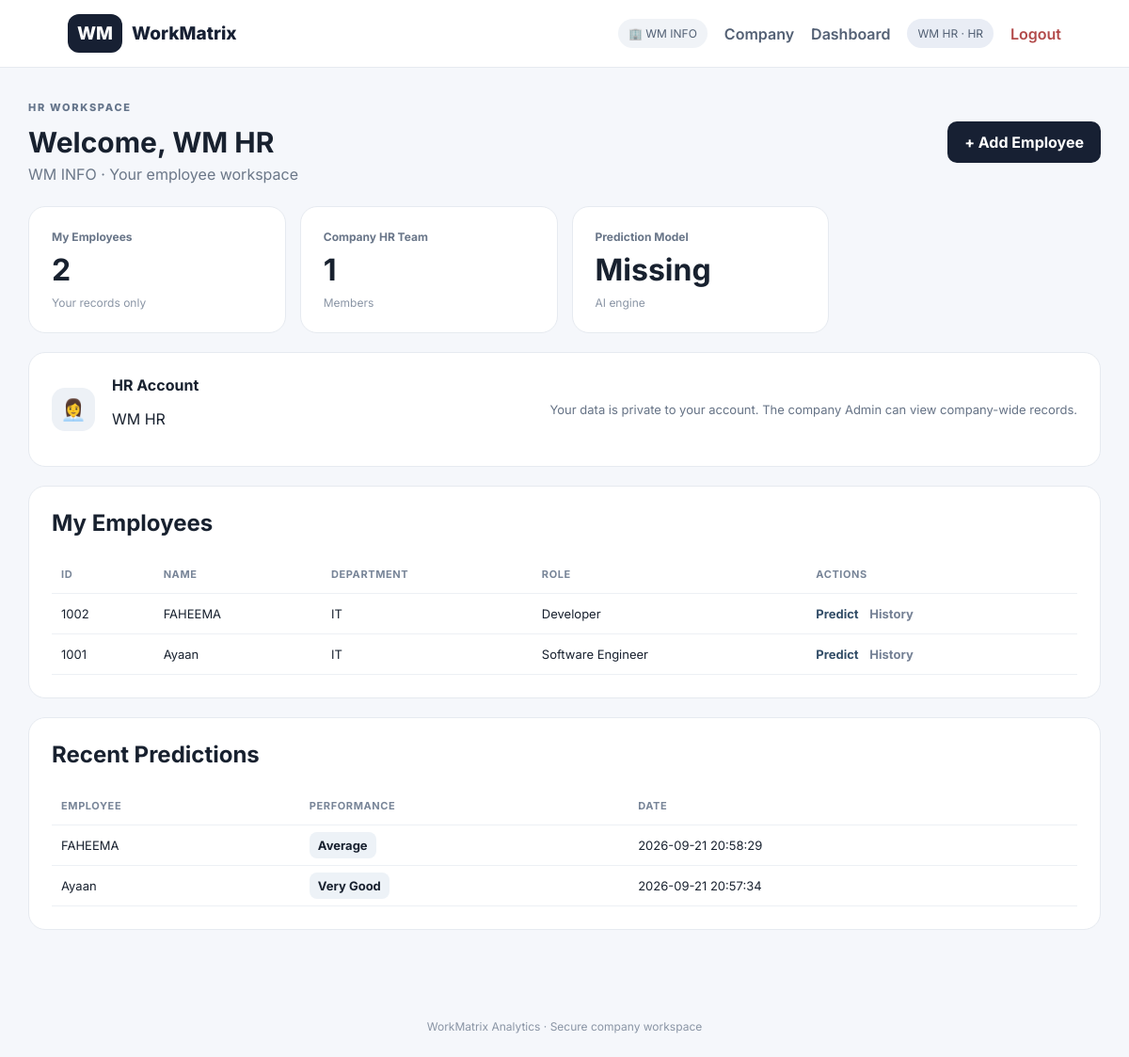
Screenshot of /hr (signed in) with the database file from the repository.
### tables this page shows
CREATE TABLE companies(
        id INTEGER PRIMARY KEY AUTOINCREMENT,
        name TEXT UNIQUE NOT NULL,
        created_at TEXT NOT NULL);

CREATE TABLE employees(
        id INTEGER PRIMARY KEY AUTOINCREMENT, employee_id TEXT,
        name TEXT, age REAL, years_experience REAL, department TEXT,
        job_role TEXT, created_by TEXT, created_at TEXT, company_id INTEGER);

CREATE TABLE predictions(
        id INTEGER PRIMARY KEY AUTOINCREMENT, employee_id TEXT,
        attendance_rate REAL, training_hours REAL, overtime_hours REAL,
        projects_completed REAL, satisfaction_score REAL, work_life_balance REAL,
        salary REAL, experience_per_age REAL, attendance_training REAL,
        salary_per_experience REAL, prediction TEXT, created_by TEXT,
        created_at TEXT, company_id INTEGER);

### app.py (the view)
@app.route("/hr")
@required("hr")
def hr_dashboard():
    c = db(); cid = session["company_id"]; uid = session["user"]
    employees = execute(c, """SELECT * FROM employees WHERE company_id=? AND created_by=?
                           ORDER BY id DESC""", (cid, uid)).fetchall()
    predictions = execute(c, """SELECT p.*,e.name FROM predictions p LEFT JOIN employees e
                             ON e.employee_id=p.employee_id AND e.company_id=p.company_id
                             WHERE p.company_id=? AND p.created_by=? ORDER BY p.id DESC LIMIT 10""", (cid, uid)).fetchall()
    hr_count = execute(c, "SELECT COUNT(*) n FROM users WHERE company_id=? AND role='hr'", (cid,)).fetchone()["n"]
    c.close()
    return render_template("hr_dashboard.html", employees=employees, predictions=predictions,
                           model_ready=(model is not None and selected_features is not None),
                           hr_count=hr_count)

### app.py (called while the page is built)
def is_postgres():
    return bool(os.environ.get("DATABASE_URL"))

def execute(c, query, params=()):
    if is_postgres():
        return c.execute(query.replace("?", "%s"), params)
    return c.execute(query, params)

def db():
    if is_postgres():
        conn = psycopg2.connect(os.environ["DATABASE_URL"], sslmode="require")
        conn.cursor_factory = RealDictCursor
        return conn
    c = sqlite3.connect(DB, timeout=30, check_same_thread=False)
    c.row_factory = sqlite3.Row
    c.execute("PRAGMA busy_timeout=30000")
    c.execute("PRAGMA journal_mode=WAL")
    c.execute("PRAGMA synchronous=NORMAL")
    return c

def required(role=None):
    def deco(fn):
        @wraps(fn)
        def wrapper(*a, **kw):
            if "user_id" not in session:
                return redirect(url_for("login"))
            if role and session.get("role") != role:
                flash("Access denied.", "error")
                return redirect(url_for("dashboard"))
            return fn(*a, **kw)
        return wrapper
    return deco

def current_user():
    c = db()
    u = c.execute("""SELECT u.*,c.name company_name FROM users u
                   JOIN companies c ON c.id=u.company_id WHERE u.id=?""",
                  (session["user_id"],)).fetchone()
    c.close()
    return u

@app.context_processor
def inject_global():
    return {"current_user_obj": current_user() if "user_id" in session else None}

### templates/hr_dashboard.html
{% extends "base.html" %}{% block content %}<header class="page-head"><div><div class="eyebrow">HR WORKSPACE</div><h1>Welcome, {{session.user}}</h1><p>{{current_user_obj.company_name}} · Your employee workspace</p></div><a class="button" href="{{url_for('add_employee')}}">+ Add Employee</a></header><div class="cards"><div><b>My Employees</b><strong>{{employees|length}}</strong><small>Your records only</small></div><div><b>Company HR Team</b><strong>{{hr_count}}</strong><small>Members</small></div><div><b>Prediction Model</b><strong>{{"Ready" if model_ready else "Missing"}}</strong><small>AI engine</small></div></div><section class="profile-strip"><div class="avatar">👩‍💼</div><div><b>HR Account</b><p>{{session.user}}</p></div><div class="team-note">Your data is private to your account. The company Admin can view company-wide records.</div></section><section><h2>My Employees</h2><table><tr><th>ID</th><th>Name</th><th>Department</th><th>Role</th><th>Actions</th></tr>{% for e in employees %}<tr><td>{{e.employee_id}}</td><td>{{e.name}}</td><td>{{e.department}}</td><td>{{e.job_role}}</td><td><a class="small" href="{{url_for('predict',employee_id=e.employee_id)}}">Predict</a> <a class="small gray" href="{{url_for('history',employee_id=e.employee_id)}}">History</a></td></tr>{% else %}<tr><td colspan="5">No employees yet.</td></tr>{% endfor %}</table></section><section><h2>Recent Predictions</h2><table><tr><th>Employee</th><th>Performance</th><th>Date</th></tr>{% for p in predictions %}<tr><td>{{p.name or p.employee_id}}</td><td><span class="badge">{{p.prediction}}</span></td><td>{{p.created_at}}</td></tr>{% else %}<tr><td colspan="3">No predictions yet.</td></tr>{% endfor %}</table></section>{% endblock %}

### templates/base.html (shortened to what this page needs)
<!doctype html><html lang="en"><head><link rel="stylesheet" href="{{url_for('static',filename='style.css')}}"></head><body>
<nav><a class="brand" href="{{url_for('home')}}"><span>WM</span> WorkMatrix</a>{% if session.get('user_id') %}<div class="nav-right"><span class="company-pill">🏢 {{current_user_obj.company_name}}</span><a href="{{url_for('company_profile')}}">Company</a><a href="{{url_for('dashboard')}}">Dashboard</a><span class="user-pill">{{session.user}} · {{session.role|upper}}</span><a class="logout" href="{{url_for('logout')}}">Logout</a></div>{% else %}<div class="nav-right"><a href="{{url_for('login')}}">Login</a><a class="nav-cta" href="{{url_for('signup')}}">Sign Up</a></div>{% endif %}</nav>
<main>{% block content %}{% endblock %}</main><footer>WorkMatrix Analytics · Secure company workspace</footer></body></html>

### static/style.css (style rules this page uses)
* { box-sizing:border-box }
body { margin:0;font-family:Inter,system-ui,sans-serif;background:#f5f7fb;color:#18212f }
nav { height:72px;background:#fff;border-bottom:1px solid #e6eaf0;display:flex;align-items:center;justify-content:space-between;padding:0 6%;position:sticky;top:0;z-index:5 }
.brand { font-weight:800;color:#172033;text-decoration:none;font-size:19px;display:flex;gap:10px;align-items:center }
.brand span,.auth-brand { background:#172033;color:#fff;border-radius:12px;padding:9px 10px;font-weight:800 }
.nav-right { display:flex;gap:18px;align-items:center }
.nav-right a { color:#536074;text-decoration:none;font-weight:600 }
.nav-cta,.button { background:#172033!important;color:white!important;border-radius:10px;padding:12px 18px;text-decoration:none;border:0;font-weight:700;display:inline-block }
.logout { color:#b24a4a!important }
.company-pill,.user-pill { font-size:12px;background:#f0f3f7;padding:8px 11px;border-radius:999px;color:#526074 }
.user-pill { background:#e9edf5 }
main { max-width:1180px;margin:auto;padding:35px 20px 70px }
.eyebrow { font-size:11px;font-weight:800;letter-spacing:1.7px;color:#65758b;margin-bottom:12px }
.feature-grid article,.cards>div,.profile-strip,.formbox,.people-panel,.person-card,section { background:#fff;border:1px solid #e6eaf0;border-radius:18px;padding:24px }
.page-head,header { display:flex;justify-content:space-between;gap:20px;align-items:center;margin-bottom:24px }
.page-head h1,header h1 { margin:0 0 6px;font-size:30px }
.page-head p,header p { margin:0;color:#6b7788 }
.cards { display:grid;grid-template-columns:repeat(4,1fr);gap:15px;margin:20px 0 }
.cards>div { min-height:125px }
.cards b,.cards small { display:block;color:#687588;font-size:12px }
.cards strong { font-size:32px;display:block;margin:8px 0 }
.cards small { color:#8a95a5 }
.profile-strip { display:flex;align-items:center;gap:18px;margin:18px 0 }
.avatar { width:46px;height:46px;border-radius:14px;background:#edf1f6;display:grid;place-items:center;font-size:22px;flex:none }
.team-note { margin-left:auto;color:#667386;font-size:13px }
section { margin-top:20px }
section h2 { margin-top:0 }
table { width:100%;border-collapse:collapse;font-size:13px }
th,td { text-align:left;padding:13px 10px;border-bottom:1px solid #edf0f4 }
th { font-size:11px;text-transform:uppercase;letter-spacing:.6px;color:#788598 }
.badge { background:#edf2f7;padding:6px 9px;border-radius:8px;font-weight:700 }
.small { color:#334e68;text-decoration:none;font-weight:700;margin-right:8px }
.gray { color:#758195 }
footer { text-align:center;color:#8a95a5;padding:25px;font-size:12px }

### rows the page displays
companies: company_name "WM INFO"
employees: employee_id "1002", name "FAHEEMA", department "IT", job_role "Developer"
employees: employee_id "1001", name "Ayaan", department "IT", job_role "Software Engineer"
predictions: name "FAHEEMA", prediction "Average", created_at "2026-09-21 20:58:29"
predictions: name "Ayaan", prediction "Very Good", created_at "2026-09-21 20:57:34"

### other values shown
{{ session.user }} "WM HR"
{{ session.role|upper }} "HR"
{{ employees|length }} "2"
{{ hr_count }} "1"
{{ "Ready" if model_ready else "Missing" }} "Missing"
